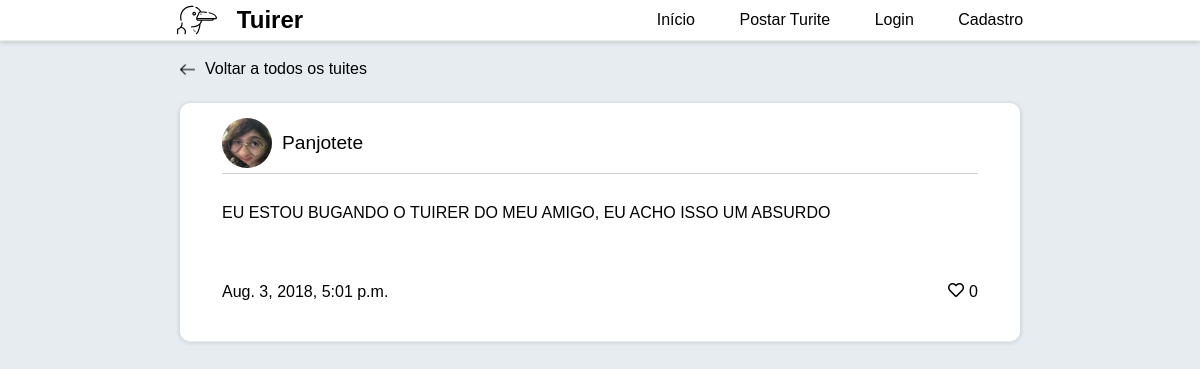
Page /tuite/68 on the committed database.
### tuites/models.py (models this page shows)
class Tuite(models.Model):
    content = models.CharField('Tuite', max_length=280)
    author = models.ForeignKey('users.User', on_delete=models.CASCADE, related_name='tuites')
    date_created = models.DateTimeField(auto_now_add=True)
    objects = TuitesManager()
    @property
    def likes_count(self):
        return self.liked_by.count()
    def __str__(self):
        return f'{self.content}'
    class Meta:
        ordering = ('content', )

### users/models.py (models this page shows, shortened)
class User(AbstractUser):
    followers = models.ManyToManyField('self', blank=True)
    following = models.ManyToManyField('self', blank=True)
    picture = models.ImageField('Foto de perfil', default='img/blank-pic.png')
    following = models.ManyToManyField('self', blank = True)
    liked_tuites = models.ManyToManyField('tuites.Tuite', related_name='liked_by')

### tuites/views.py (the view)
# urls.py: path('tuite/<int:pk>', SingleTuiteView.as_view(), name='tuite'),
class SingleTuiteView(generic.DetailView):
    template_name = 'single_tuite.html'
    model = Tuite
    context_object_name = 'tuite'

### templates/templatetags/user_liked.py (called while the page is built)
@register.simple_tag(takes_context=True)
def liked_tuite_heart_icon(context):
    user = context.get('user')
    tuite = context.get('tuite')
    if(user.is_authenticated):
        if user.liked_tuites.filter(id__in=[tuite.id]).exists():
            return "fas fa-heart"
    return "far fa-heart"

### templates/single_tuite.html
{% extends 'base.html' %}
{% load staticfiles %}
{% block body %}
    <div class="back-container" id="single-tuite-back">
        <a href="{% url 'tuites:home' %}">
            <img src="{% static 'img/left-arrow.png' %}" alt="">
            Voltar a todos os tuites
        </a>
    </div>
    {% include 'includes/card.html' %}
{% endblock %}

### templates/includes/card.html
{% load static %}
{% load user_liked %}
<div id="tuite">
    <div id="user-block">
        <img src="{{ tuite.author.picture.url }}" alt="">
        <a href="{% url 'users:profile' tuite.author.pk %}" id="username"> {{ tuite.author }}</a>
    </div>
    <div id="tuite-text">
        {{ tuite }}
    </div>
    <div id="reactions">
        <p>{{ tuite.date_created }}</p>
        <div>
            <a href="{% url 'tuites:like' tuite.id %}" class="like-tuite">
                <i class="{% liked_tuite_heart_icon %}"></i> {{ tuite.likes_count }}
            </a>
        </div>
    </div>
</div>

### static/css/style.css (style rules this page uses)
body { font-family: sans-serif; margin: 0; background: #e6ecf0; display: flex; flex-direction: column; align-items: center; }
#tuite { display: flex; flex-direction: column; align-items: center; justify-content: space-around; background-color: white; width: 70%; margin: 25px 0 25px 0; box-shadow: 0 1px 1px 0 #ECECEC, 0 1px 5px 0 rgba(0, 0, 0, 0.19); border-radius: 10px; }
#user-block { display: flex; flex-direction: row; align-items: center; justify-content: flex-start; width: 90%; border-bottom: 1px solid rgb(209, 209, 209); margin: 10px 0 10px 0; padding: 5px 0 5px 0; }
#user-block img { width: 50px; background-color: #ddd; border-radius: 100%; height: 50px; object-fit: cover; width: 50px; margin: 0 10px 0 0; }
#user-block a { color: black; font-size: 1.2rem; }
#tuite-text { width: 90%; padding: 20px 0 20px 0; }
#reactions { width: 90%; display: flex; flex-direction: row; align-items: center; justify-content: space-between; padding: 20px 0 20px 0; }
#reactions div { display: flex; flex-direction: row; align-items: center; justify-content: center; padding: 20px 0 20px 0; }
#reactions div a { color: black; display: flex; align-items: center; justify-content: space-between; }
#reactions div a i { transition: all 0.1s linear; height: auto; margin: 0 5px 3px 0; }
h1, h2, h3, p { margin: 0; }
a, u { text-decoration: none; }
#single-tuite-back { width: 70%; padding-bottom: 0; padding-top: 20px; }

### static/css/edits.css (style rules this page uses)
.back-container { width: 100%; flex-direction: row; display: flex; align-items: center; justify-content: flex-start; padding: 0 0 10px 0; }
.back-container a { display: flex; align-items: center; color: black; }
.back-container a img { width: 15px; margin: 0 10px 0 0; }

### rows in the picture
Tuite: author.picture (picture), author "Panjotete", content "EU ESTOU BUGANDO O TUIRER DO MEU AMIGO, EU ACHO ISSO UM ABSURDO", date_created "Aug. 3, 2018, 5:01 p.m.", likes_count "0"
